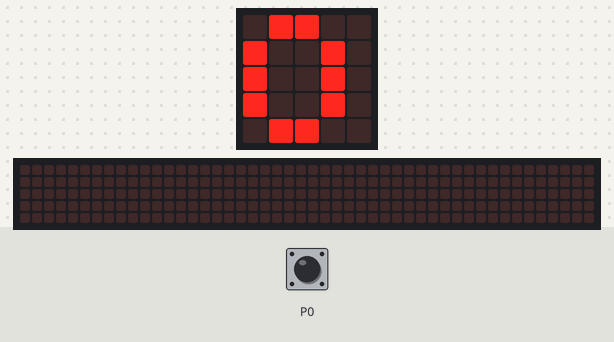
The program below on a simulated BBC micro:bit (MakeCode). Parts: the board's 5×5 LED display, a strip that is not on the board, showing the scrolling text unrolled. The test bench sets the inputs (shaded band); at power-on: P0 LOW. The 48×5 strip is a reading aid, not a part: it shows the text the display is scrolling, unrolled, one strip-width of it at a time.

Above: at 2.6 s.
2.7 s: P0 pulsed HIGH 2 times (0.12 s each, 0.3 s apart)
At 7.8 s:
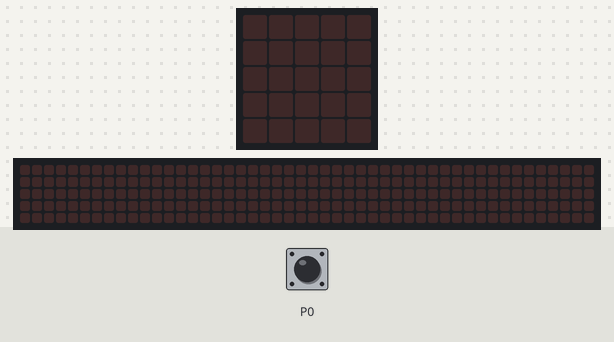
7.9 s: P0 pulled HIGH for 1 s
At 14.07 s:
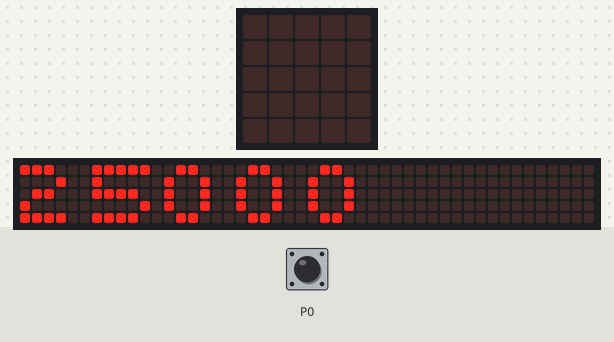
Timing chart, 0 to 15.5 s (numbered marks = the images above; inputs shaded):
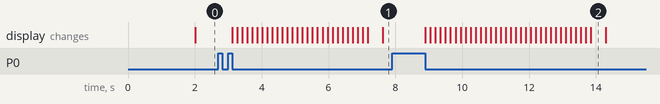

Measured:
- after the input at 2.7 s, the display: first changes after 0.42 s (image 1 shows a later state)
- after the input at 7.9 s, the display: changes after 1.0 s (image 2)
- what the display in image 2 shows lasts 0.4 s, from 13.9 s to 14.3 s

The program:

main.ts
```typescript
let 거리 = 0
basic.forever(function () {
    pins.digitalWritePin(DigitalPin.P0, 1)
    basic.pause(10)
    pins.digitalWritePin(DigitalPin.P0, 0)
    거리 = Math.round(pins.pulseIn(DigitalPin.P0, PulseValue.High) / 40)
    basic.showNumber(거리)
    basic.pause(100)
})
```

test.ts
```typescript
// 테스트는 여기로 이동합니다; 이 패키지가 확장으로 사용될 때 컴파일되지 않을 것 입니다.
```
